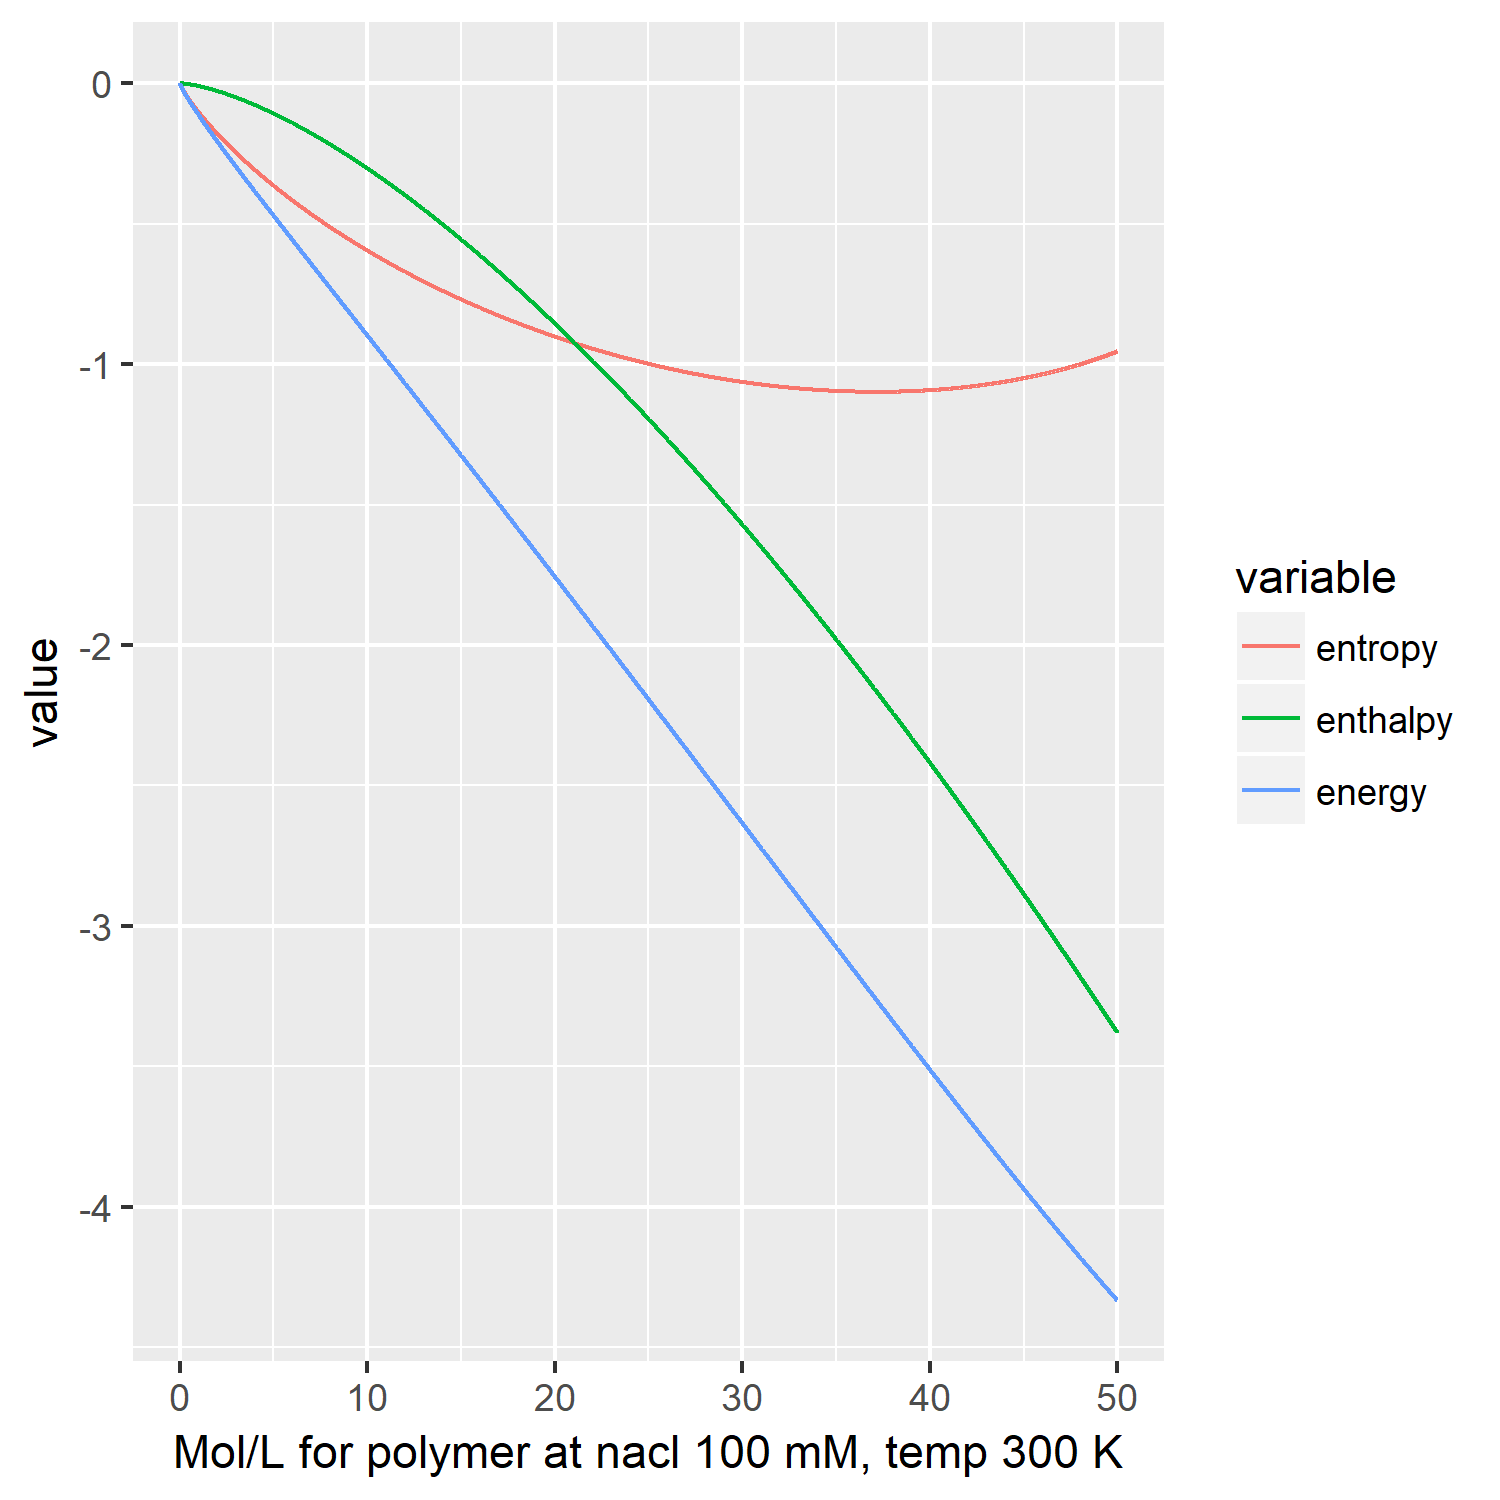

The R source for this figure:
rm(list = ls())
library(ggplot2)
library(reshape2)
source('vomodel.R')
# Parameters
# c(+, -, w, sp, sn)
Para <- list()
Para$MW <- c(1, 1, 0, 0, 0)  # PDAEMA, PAA, Na, Cl, water, g/mol
Para$mass.ratio <- c(0.5, 0.5, 0, 0, 0)
Para$water.size <- k.water.size  # meter
Para$charge.den <-
    c(1, 1, 1, 1, 0)  # protein, rna, na, cl, h2o
Para$polym.num <-
    c(1, 1, 1, 1, 1)  # polym.num. REF[Yanxian's Notebook]
Para$size.ratio <- c(1, 1, 1, 1, 1)
chi.ab <- 0
Chi <- matrix(c(0, chi.ab, 0, 0, 0, chi.ab, 0, 0, 0, 0, rep(0, 10)), 5, 5)  # test Chi = 0 first


test.entropy.enthalpy <- function(totl.conc, nacl.conc, Para) {
    # Entropy vs Conc
    entropy <- sapply(totl.conc, function(t.conc) {
        conc <- get.conc(t.conc, nacl.conc, Para)
        phis <- get.phi(conc, Para)
        
        return(Fen(phis, Para$polym.num, Para$size.ratio))
    })
    
    
    # Enthalpy vs Conc
    enthalpy <- sapply(totl.conc, function(t.conc) {
        conc <- get.conc(t.conc, nacl.conc, Para)
        phis <- get.phi(conc, Para)
        return(Fel(
            alpha = get.alpha(temp = temp, size = Para$water.size),
            sigma = Para$charge.den,
            phi = phis
        ))
    })
    
    # Entropy + Enthalpy
    ds <-
        data.frame(
            conc = totl.conc,
            entropy = entropy,
            enthalpy = enthalpy,
            energy = entropy + enthalpy
        )
    
    return(ds)
}


totl.conc <- seq(0, 50, 1e-3)
nacl.conc <- 0.0001
temp <- 300
ds <- test.entropy.enthalpy(totl.conc, nacl.conc, Para)
ds <- melt(data = ds, id.vars = c("conc"))
g <- ggplot(ds, aes(x = conc, y = value, col = variable)) +
    geom_line() +
    labs(x = 'Mol/L for polymer at nacl 100 mM, temp 300 K')
print(g)
ggsave('test.entropy.enthalpy.png', width = 5, height = 5)
